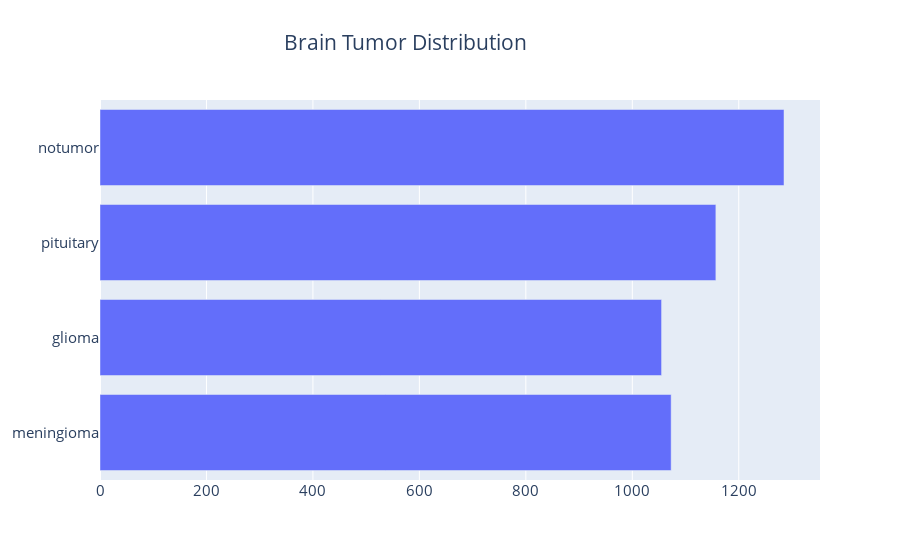

The notebook cell this image was saved under:
### Code cell
fig = go.Figure(go.Bar(
            x= [meningioma,glioma,pituitary,notumor],
            y= ['meningioma','glioma','pituitary','notumor'],
            orientation='h'))

fig.update_layout(title='Brain Tumor Distribution',font_size=15,title_x=0.45)


fig.show()

### Figure 1 — Plotly figure (JSON) as saved in the notebook; plotly's stock layout.template omitted (floating-point values rounded to 4 significant figures)
{"data": [{"orientation": "h", "type": "bar", "x": [1073, 1055, 1157, 1285], "y": ["meningioma", "glioma", "pituitary", "notumor"]}], "layout": {"font": {"size": 15}, "title": {"text": "Brain Tumor Distribution", "x": 0.45}}}
